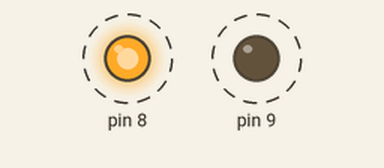
Bench run of a sketch on a simulated Arduino Uno, built with avr-gcc and run on an emulated ATmega328P. On the bench: output pins drawn as LEDs (lit = HIGH). Dashed ring = blinking.

Above: at 0.2 s.
Timing chart, 0 to 3.0 s (numbered marks = the images above):
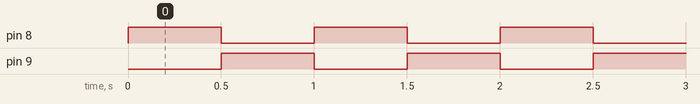

The sketch:

aula4_ex3.ino
```cpp
void setup() {
  DDRB = 0b00000011;
}

void loop() {

  PORTB = 0b00000001;
  _delay_ms(500);

  PORTB = PORTB << 1;
  _delay_ms(500);

}
```

Measured:
- by itself, pin 8, pin 9: alternates HIGH for 0.50 s and LOW for 0.50 s
